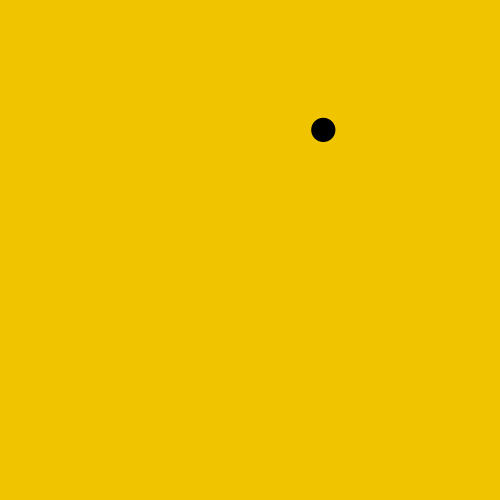
Frame 1 (no input)
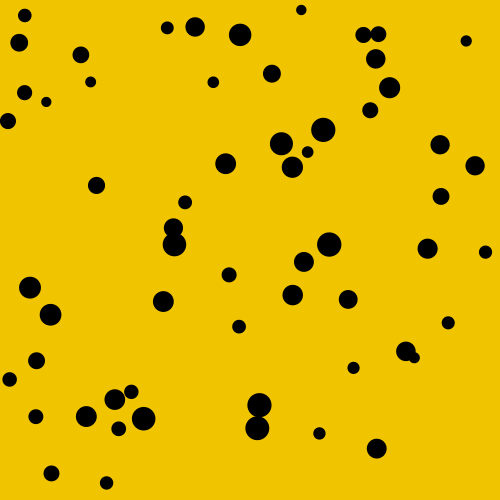
Frame 60 (the mouse pressed at the canvas centre just before this capture)
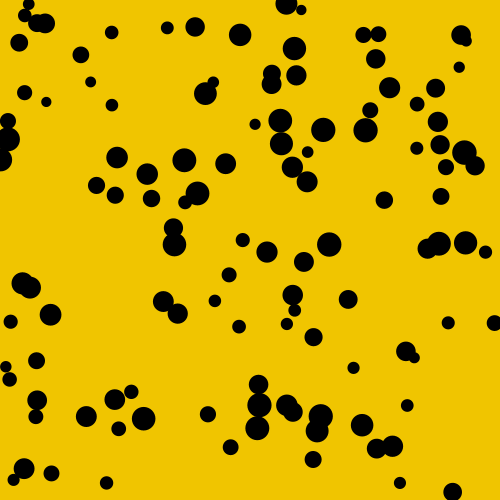
Frame 120 (the mouse held since frame 60 and released just before this capture)

The Processing sketch that drew these frames (run headless with seeded random() and noise(); from frame 60 on, the mouse is pressed at the canvas centre):

// Processing sketch: wk02_ex03_varsPlusRandom
// ── wk02_ex03_varsPlusRandom.pde
//wk02_ex03_varsPlusRandom

//declare variables before setup
//use short identifiable words or abbreviations
//when you do this you are creating global variables
//you must declare the type of data the variable will hold

//these are all float type values which stands for floating point 
//number(a number with a decimal point)

float xPos = 250;//variable for x-position
float yPos = 250;//variable for y-position

float dotWidth = 20;//variable for width

void setup() {
  size(500, 500);
  
  //colorMode is HSB(Hue, Saturation, Brightness)
  //values from 0-255 for each
  colorMode(HSB);
  background(35, 255, 240);
}

void draw() {
  
  //generating random float type number between 0 and width of sketch window
  xPos = random(width);
  
  //generating random float type number between 0 and height of sketch window  
  yPos = random(height);
  
  //generating random float type number between 5 and 30
  dotWidth = random(10, 25);
  
  noStroke();
  fill(40, 255, 0);
  ellipse(xPos, yPos, dotWidth, dotWidth);
  
}
